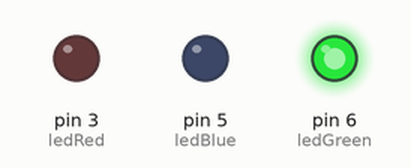
Recording of a sketch running on a simulated Arduino Uno, built with avr-gcc and run on an emulated ATmega328P. Shown: output pins drawn as LEDs (lit = HIGH).

Above: at 0.85 s.
At 3.6 s:
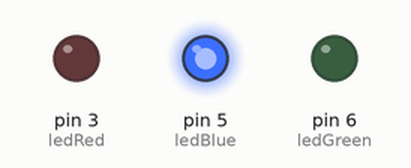
At 5.7 s:
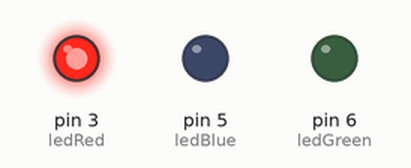
At 10.8 s:
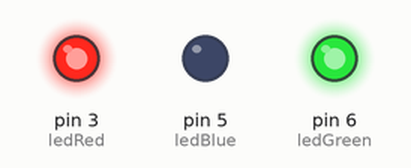
At 11.6 s:
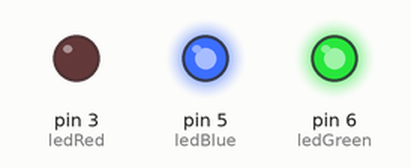
At 14.5 s:
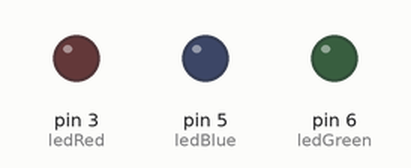
Timing chart, 0 to 16.4 s (numbered marks = the images above):
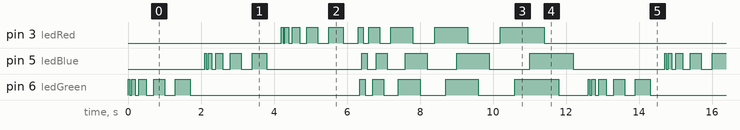

The sketch:

Array4LED.ino
```cpp
const int ledRed =3;
const int ledGreen =6;
const int ledBlue =5;
const int totalStates =11;

int ledState[totalStates]={1,0,1,0,1,0,1,0,1,0};
int ledDuration[totalStates]={50,50,100,100,200,200,300,300,400,400};
void setup() {
  pinMode(ledGreen,OUTPUT);
  pinMode(ledBlue,OUTPUT);
  pinMode(ledRed,OUTPUT);


}

void loop() {
  for (int i=0;i<totalStates;i++)
  {
    digitalWrite(ledGreen,ledState[i]);
    delay(ledDuration[i]);
  }
  for (int i=0;i<totalStates;i++)
  {
    digitalWrite(ledBlue,ledState[i]);
    delay(ledDuration[i]);
  }
    for (int i=0;i<totalStates;i++)
  {
    digitalWrite(ledRed,ledState[i]);
    delay(ledDuration[i]);
  }
  for (int i=0;i<totalStates;i++)
  {
    digitalWrite(ledRed,ledState[i]);
    delay(ledDuration[i]);
    digitalWrite(ledGreen,ledState[i]);
    delay(ledDuration[i]);
    digitalWrite(ledBlue,ledState[i]);
    delay(ledDuration[i]);
  }
}
```

Measured:
- by itself, pin 5 (ledBlue): repeats every 12.6 s: LOW 0.05 s, HIGH 0.10 s, LOW 0.10 s, HIGH 0.20 s, LOW 0.20 s, HIGH 0.30 s, LOW 0.30 s, HIGH 0.40 s, LOW 2.6 s, HIGH 0.15 s, LOW 0.25 s, HIGH 0.30 s, LOW 0.50 s, HIGH 0.60 s, LOW 0.80 s, HIGH 0.90 s, LOW 1.1 s, HIGH 1.2 s, LOW 2.5 s, HIGH 0.05 s
- by itself, pin 3 (ledRed): repeats every 12.6 s: LOW 0.05 s, HIGH 0.10 s, LOW 0.10 s, HIGH 0.20 s, LOW 0.20 s, HIGH 0.30 s, LOW 0.30 s, HIGH 0.40 s, LOW 0.40 s, HIGH 0.15 s, LOW 0.15 s, HIGH 0.30 s, LOW 0.30 s, HIGH 0.60 s, LOW 0.60 s, HIGH 0.90 s, LOW 0.90 s, HIGH 1.2 s, LOW 5.4 s, HIGH 0.05 s
- by itself, everything shown: repeats every 12.6 s, in 60 steps
